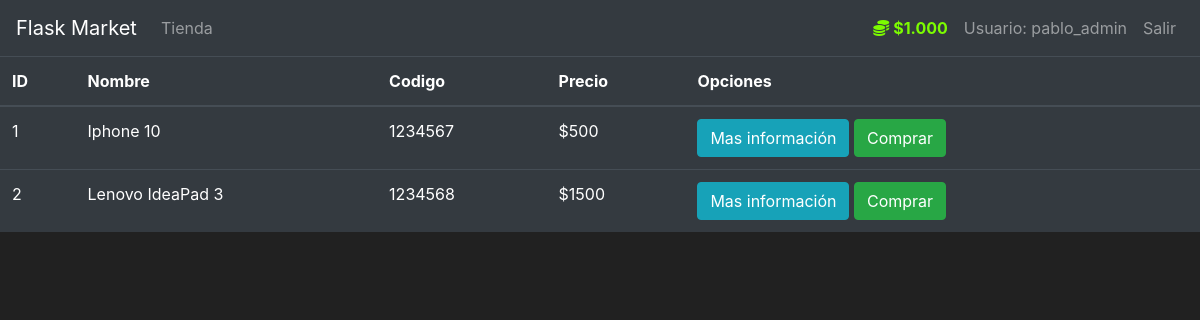
The page /market (signed in) on the database as committed earlier.
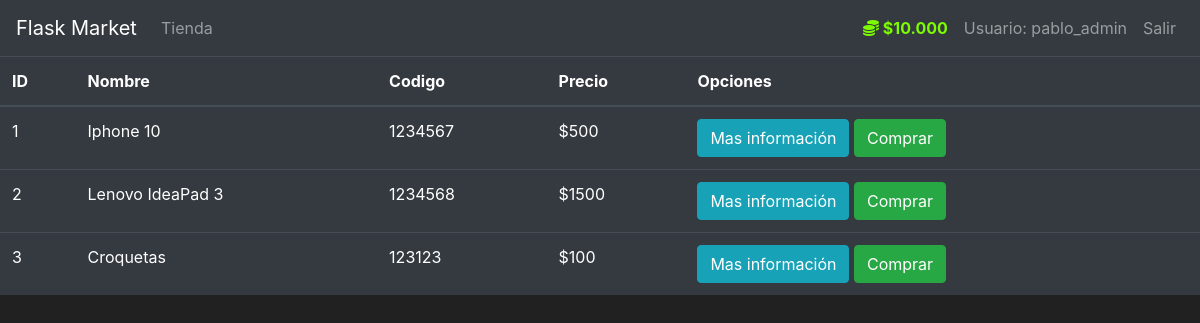
The same page on the database as committed later.
### market/models.py (models this page shows, shortened)
class User(db.Model, UserMixin):
    id = db.Column(db.Integer(), primary_key=True)
    username = db.Column(db.String(length=30), nullable=False, unique=True)
    email_address = db.Column(db.String(length=50),
                              nullable=False,
                              unique=True)
    password_hash = db.Column(db.String(length=60), nullable=False)
    budget = db.Column(db.Integer(), nullable=False, default=1000)
    items = db.relationship('Item', backref='owned_user', lazy=True)
    @property
    def prettier_budget(self):
        if len(str(self.budget)) >= 4:
            return f'${str(self.budget)[:-3]}.{str(self.budget)[-3:]}'
        else:
            return f"${self.budget}"
    @property
    def password(self):
        return self.password

class Item(db.Model):
    id = db.Column(db.Integer(), primary_key=True)
    name = db.Column(db.String(length=30), nullable=False, unique=True)
    price = db.Column(db.Integer(), nullable=False)
    barcode = db.Column(db.String(length=12), nullable=False, unique=True)
    description = db.Column(db.String(length=1024),
                            nullable=False,
                            unique=True)
    owner = db.Column(db.Integer(), db.ForeignKey('user.id'))

### market/routes.py (the view)
@app.route("/market")
@login_required
def market_page():
    items = Item.query.all()
    return render_template('market.html', items=items)

### market/models.py (called while the page is built)
@login_manager.user_loader
def load_user(user_id):
    return User.query.get(int(user_id))

### market/templates/market.html (shortened to what this page needs)
{% extends 'base.html' %}
{% block content %}
<table class="table table-hover table-dark">
    <thead>
        <tr>
            <th scope="col">ID</th>
            <th scope="col">Nombre</th>
            <th scope="col">Codigo</th>
            <th scope="col">Precio</th>
            <th scope="col">Opciones</th>
        </tr>
    </thead>
    <tbody>
        {% for item in items %}
        <tr>
            <td>{{ item.id }}</td>
            <td>{{ item.name }}</td>
            <td>{{ item.barcode }}</td>
            <td>${{ item.price }}</td>
            <td>
                <button class="btn btn-outline btn-info">Mas información</button>
                <button class="btn btn-outline btn-success">Comprar</button>
            </td>
        </tr>
        {% endfor %}
    </tbody>
</table>
{% endblock %}

### market/templates/base.html (shortened to what this page needs)
<!doctype html>
<html lang="es">
<head>
    <link rel="stylesheet" href="https://cdn.jsdelivr.net/npm/bootstrap@4.5.3/dist/css/bootstrap.min.css"
>
</head>
<body>
    <nav class="navbar navbar-expand-md navbar-dark bg-dark">
        <a class="navbar-brand" href="{{ url_for('home_page') }}">Flask Market</a>
        <div class="collapse navbar-collapse" id="navbarNav">
            <ul class="navbar-nav mr-auto">
                <li class="nav-item">
                    <a class="nav-link" href="{{ url_for('market_page') }}">Tienda</a>
                </li>
            </ul>
            {% if current_user.is_authenticated %}
            <ul class="navbar-nav">
                <li class="nav-item">
                    <a class="nav-link" style="color: lawngreen; font-weight: bold">
                        <i class="fas fa-coins"></i>
                        {{ current_user.prettier_budget }}
                    </a>
                </li>
                <li class="nav-item">
                    <a class="nav-link">Usuario: {{ current_user.username }}</a>
                </li>
                <li class="nav-item">
                    <a class="nav-link" href="{{ url_for('logout_page') }}">Salir</a>
                </li>
            </ul>
            {% endif %}
        </div>
    </nav>
    {% block content %}
    {% endblock %}
</body>
</html>

### market/templates/base.html (style rules this page uses)
body { background-color: #212121; color: white }

Rows that differ between the two databases and show on the page:
changed User "pablo_admin": prettier_budget "$1.000" → "$10.000"
added Item: id "3", name "Croquetas", barcode "123123", price "100"
